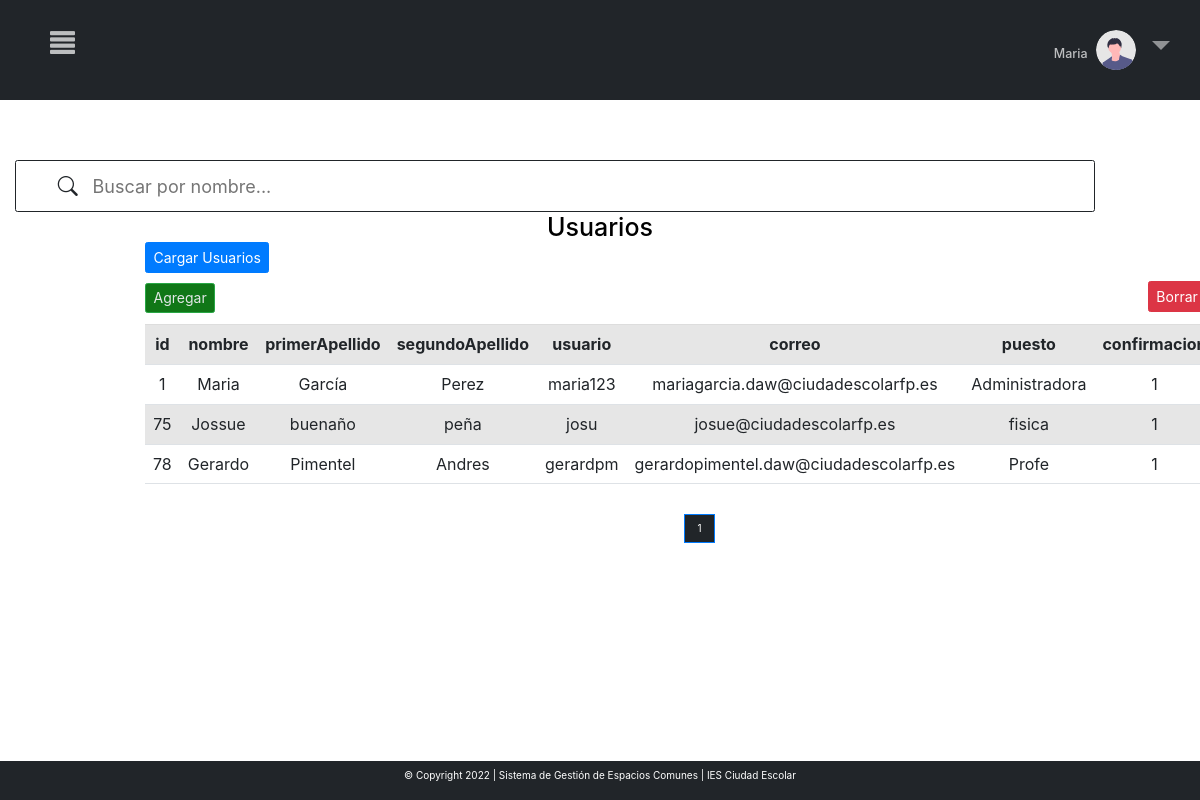
Before: /MVC_proyectofinal/inicio.php?c=crudUsuarios&page=1 (signed in) with the older database file.
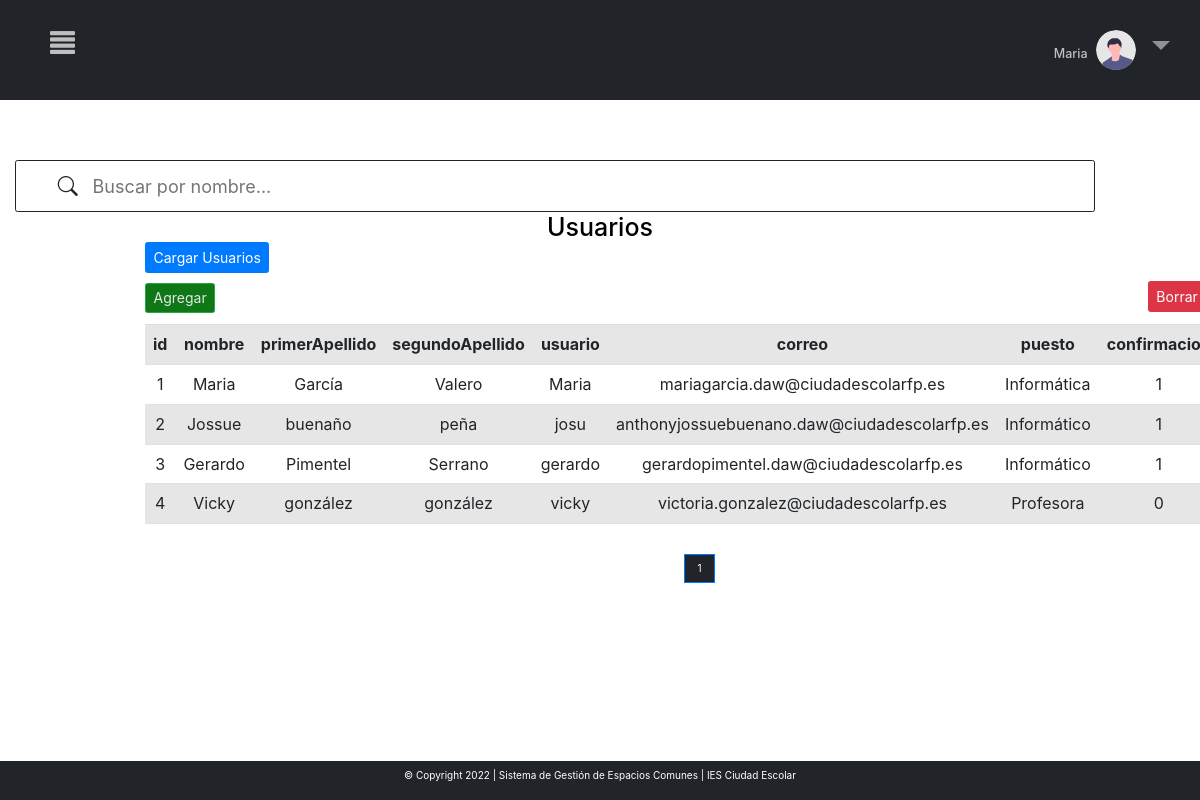
After: the same page with the newer database file.
### tables this page shows
CREATE TABLE `usuarios` (
  `id` int(11) UNSIGNED NOT NULL,
  `nombre` varchar(150) NOT NULL,
  `correo` varchar(150) NOT NULL,
  `primerApellido` varchar(50) NOT NULL,
  `segundoApellido` varchar(50) NOT NULL,
  `usuario` varchar(50) NOT NULL,
  `puesto` varchar(250) NOT NULL,
  `contra` varchar(150) NOT NULL,
  `confirmacion` tinyint(1) NOT NULL,
  `rol` int(6) UNSIGNED NOT NULL
);

### MVC_proyectofinal/controller/controller.php (called while the page is built, shortened)
<?php
require_once ("models/crud.php");
class Control{
    function __construct()
    {
        $this->crud=new Crud();
    }
    function crudUsuarios(){
        include_once ("views/crudUsuarios.php");
    }
}
?>

### MVC_proyectofinal/models/conexion.php (called while the page is built)
<?php
class Conexion{
    public function conexion(){
        try{
            $conexion=new PDO("mysql:host=localhost;dbname=sgec","root","");
            $conexion->setAttribute(PDO::ATTR_ERRMODE,PDO::ERRMODE_EXCEPTION);
            return $conexion;
        }
        catch(PDOException $e){
            echo $e->getMessage();
            return null;
        }
    }
}
?>

### MVC_proyectofinal/models/crud.php (called while the page is built, shortened)
<?php
include("conexion.php");
class Crud extends Conexion{
    private $conexion;
    function __construct()
    {
        $this->conexion=parent::conexion();
    }
    function crudUsuarios($opc,$iteams_pagina=null,$offset=null){
        if($opc==1){
            $sql="SELECT count(*) FROM usuarios";
            $consulta=$this->conexion->prepare($sql);
            $consulta->execute();
            $count=$consulta->fetch(PDO::FETCH_NUM);
            return $count;
        }
        elseif($opc==2){
            $sql="SELECT id, nombre, primerApellido, segundoApellido, usuario, correo, puesto, confirmacion, rol FROM usuarios ORDER BY id ASC LIMIT ".$iteams_pagina." OFFSET ".$offset."";
            $consulta=$this->conexion->prepare($sql);
            $consulta->execute();
            $consult=$consulta->fetchAll(PDO::FETCH_ASSOC);
            $keys=array_keys($consult[0]);
            return array($consult,$keys);
        }
    }
}
?>

### MVC_proyectofinal/views/crudUsuarios.php (the view, shortened to what this page needs)
<html lang="en" style="    overflow-x: hidden;">
<head>
<link rel="stylesheet" href="https://cdn.jsdelivr.net/npm/bootstrap-icons@1.8.1/font/bootstrap-icons.css">
<link rel="stylesheet" href="libs/bootstrap-5.1.3-dist/css/bootstrap.min.css">
    <link rel="stylesheet" href="libs/cssc/login&check.css">
</head>
<body>
<?php include "menu.php";
$count=$this->crud->crudUsuarios(1);
$iteams_pagina=6;
$total_pages=ceil($count[0]/$iteams_pagina);
$page=0;
if(isset($_GET["page"]) && !empty($_GET["page"])){
    $page=$_GET["page"];
}else{
    $page=1;
}
$offset=($page-1) * $iteams_pagina;
$result=$this->crud->crudUsuarios(2,$iteams_pagina,$offset);
?>
<div class="row" style="margin-top:5%">
<?php include "barraBusquedaUsuarios/barra.php"; ?>
                <div class="col-md-12 ">
                <h1 style="color:black; text-align:center; margin-bottom:0%; background-color:white" >Usuarios</h1>
<?php
       echo '<div class="container" style="margin-top:60px;margin:auto 130px">
       <div class="row">
                       <div class="col-md-12 ">';
                       echo "<form action='' method='post' >
                            <input class='btn btn-primary' style='font-size:14px' type='submit' name='cargar' value='Cargar Usuarios'>
                            </form>";
        echo "<a href='?c=crudUsuarios&page=".$_GET['page']."&crear=1'><button name='crear' style='font-size:14px' class='btn btn-success'> Agregar</button></a>  ";
       echo '<div class="table-responsive-sm">
       <table class="table table-striped bg-white table-hover" style="text-align: center; margin-top:1%">';
        echo "<tr >";
        foreach($result[1] as $indice){
            echo "<th>".$indice."</th>";
        }
        echo "</tr>";
        ?>
<form action="?c=borrarUsuarios&pag=<?php echo $_GET["page"]?>" method="post">
<input type='submit' name='borrar' value='Borrar en lote' class='btn btn-danger' style="float:right;   margin-top: -43px; font-size:14px " >
<?php
        foreach($result[0] as $indice=>$dato){
            foreach($dato as $x=>$y){
                    echo "<td>".$y."</td>";
            }
            ?>
            <?php
            }
        ?>
           </table>
        </div>
        </div>
 <?php
echo "<br>";
?>
<div style="margin-bottom: 100px;
    display: flex;
    justify-content: center">
    <nav aria-label="...">
		<ul class="pagination">
            <li class="page-item active" >
				<?php for($i=0;$i<=$total_pages;$i++):
                    if($i==$_GET["page"]){
                    ?>
                    <a class="page-link" style="color: white!important;
                    background-color: #212529!important;" href="inicio.php?c=crudUsuarios&page=<?php echo $_GET['page']?>"><?php echo $i ?></a>
                    </li>
				<?php }
                endfor ?>
		</ul>
    </nav>
</div>
</body>
</html>

### MVC_proyectofinal/inicio.php
<?php
include_once("controller/controller.php");
$control=new Control();
if(!isset($_REQUEST['c'])){
    $control->home();
}else{
    $action=$_REQUEST['c'];
    call_user_func(array($control,$action));
}
?>

### MVC_proyectofinal/views/menu.php (shortened to what this page needs)
<!DOCTYPE html>
<html lang="en" style="    overflow-x: hidden;">
<head>
<link rel="stylesheet" href="https://cdn.jsdelivr.net/npm/bootstrap-icons@1.8.1/font/bootstrap-icons.css">
<link href="https://cdn.jsdelivr.net/npm/bootstrap@5.1.3/dist/css/bootstrap.min.css" rel="stylesheet">
    <link rel="stylesheet" href="libs/bootstrap-5.1.3-dist/css/bootstrap.min.css">
    <link rel="stylesheet" href="libs/css/estilos.css">
<link rel="stylesheet" href="https://maxcdn.bootstrapcdn.com/bootstrap/3.3.7/css/bootstrap.min.css">
</head>
<body>
<div class="nav">
<span onclick="openNav()" class="menu">
<span class="glyphicon glyphicon-align-justify"></span>
</span>
<li class="nav-item dropdown no-arrow">
        <a class="nav-link dropdown-toggle" id="userDropdown" role="button"
            data-toggle="dropdown" aria-haspopup="true" aria-expanded="false">
            <h5 style="color: rgba(255, 255, 255, 0.7); display:inline-block" ><?php echo $_SESSION['nombre'];?></h5>
            <img class="img-profile rounded-circle" style="width:40px"
                src="libs/img/undraw_profile.svg">
        </a>
    </li>
</div>
   <div class="footer">
       <p>© Copyright 2022 | Sistema de Gestión de Espacios Comunes | IES Ciudad Escolar</p>
</div>
</body>
</html>

### MVC_proyectofinal/views/barraBusquedaUsuarios/barra.php (shortened to what this page needs)
<html lang="en" style="    overflow-x: hidden;">
<head>
    <link rel="stylesheet" href="libs/bootstrap-5.1.3-dist/css/bootstrap.min.css">
    <link rel="stylesheet" href="libs/css/estilos.css">
    <link rel="stylesheet" href="https://cdn.jsdelivr.net/npm/bootstrap-icons@1.3.0/font/bootstrap-icons.css">
</head>
 <link rel="stylesheet" href="https://maxcdn.bootstrapcdn.com/bootstrap/4.0.0/css/bootstrap.min.css">
<div class="col-12" style="margin-left:15px">
<div class="rounded p-3 barra" style='border: 1px solid  #212529;'>
<i class="bi bi-search" style="font-size: 20px;padding-right: 10px;margin-left:3%;"></i>
<input type="text" id="search" placeholder="Buscar por nombre..."  style="width: 80%; font-size:18px; border:none"/>
</div>
</div>

### MVC_proyectofinal/libs/css/estilos.css (style rules this page uses)
.nav { text-align: center; }
.nav>li>a { background:none !important; font-size:30px !important }
.nav-link { color:#375458 }
th { text-align: center !important; }
li.page-item.active a.page-link { background-color: #1A3C40 !important; color:#708588 !important }
.btn.btn-success { background-color: #107717; color:#E2E7E7 }
.active, .accordion:hover { background-color: #ccc; }

### MVC_proyectofinal/views/menu.php (style rules this page uses)
body { overflow-x: hidden; }
.nav { display: flex; flex-direction: row; justify-content: center; width: 100%; background-color: #212529; padding: 20px; color: rgba(255, 255, 255, 0.5); }
li.nav-item { float: right; right: 0px; top: 0px; position: absolute !important; margin: 15px; }
.menu { position: absolute; top: 30px; left: 20px; margin:0px 15px !important; color: rgba(255, 255, 255, 0.7) !important }
.footer { background-color: #212529; position:fixed; bottom:0px; left:0px; right:0px; padding:7px; text-align:center; z-index:4; color:white; margin-top: 5% !important; }
@media only screen 
        and (min-device-width: 320px) 
        and (max-device-width: 812px) { .nav { padding:50px } }
.glyphicon { position: relative; top: 0px !important; margin-left: 15px; font-size: 25px; display: inline-block; font-family: 'Glyphicons Halflings'; font-style: normal; font-weight: 400; line-height: 1; -webkit-font-smoothing: antialiased; -moz-osx-font-smoothing: grayscale; }
body { font-family: "Lato", sans-serif; }
.dropdown { position: relative; display: inline-block; }

### MVC_proyectofinal/views/barraBusquedaUsuarios/barra.php (style rules this page uses)
.active, .accordion:hover { background-color: white; }
@media screen 
        and (min-device-width: 320px) 
        and (max-device-width: 812px) 
        and (-webkit-min-device-pixel-ratio: 1) { .barra { width: 90% !important; } }

Changed rows visible on the page:
removed usuarios: id "75", nombre "Jossue", primerApellido "buenaño", segundoApellido "peña", usuario "josu", correo "josue@ciudadescolarfp.es", puesto "fisica", confirmacion "1"
removed usuarios: id "78", nombre "Gerardo", primerApellido "Pimentel", segundoApellido "Andres", usuario "gerardpm", correo "gerardopimentel.daw@ciudadescolarfp.es", puesto "Profe", confirmacion "1"
added usuarios: id "2", nombre "Jossue", primerApellido "buenaño", segundoApellido "peña", usuario "josu", correo "anthonyjossuebuenano.daw@ciudadescolarfp.es", puesto "Informático", confirmacion "1"
added usuarios: id "3", nombre "Gerardo", primerApellido "Pimentel", segundoApellido "Serrano", usuario "gerardo", correo "gerardopimentel.daw@ciudadescolarfp.es", puesto "Informático", confirmacion "1"
added usuarios: id "4", nombre "Vicky", primerApellido "gonzález", segundoApellido "gonzález", usuario "vicky", correo "victoria.gonzalez@ciudadescolarfp.es", puesto "Profesora", confirmacion "0"
Other visible differences:
new list line: "Valero"
new list line: "Maria"
new list line: "Informática"
list line gone: "Perez"
list line gone: "maria123"
list line gone: "Administradora"
